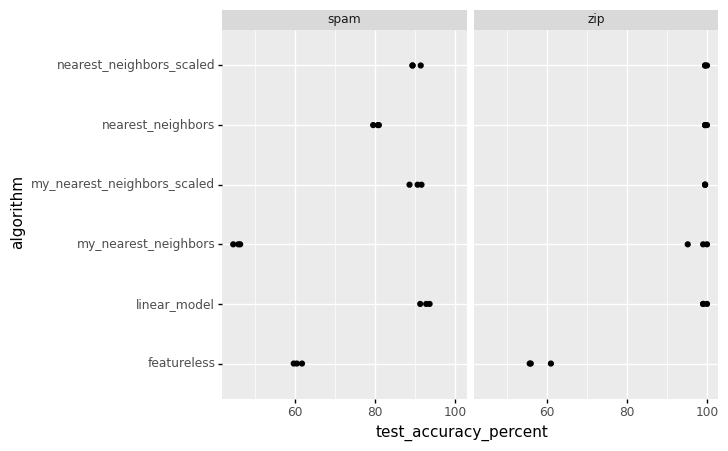

Recreate this plot in Python.
#
# CS 570 Spring 2022
# Homework 3 - Jadon Fowler
#
import pandas as pd
from sklearn.linear_model import LogisticRegression
from sklearn.model_selection import KFold
from sklearn.model_selection import GridSearchCV
from sklearn.neighbors import KNeighborsClassifier
import numpy as np
import plotnine as p9
import urllib.request
import os.path

# download the test data
from sklearn.pipeline import make_pipeline
from sklearn.preprocessing import StandardScaler

zip_file_name = "data/zip.test.gz"
if not os.path.exists(zip_file_name):
    url = "https://github.com/tdhock/cs570-spring-2022/raw/master/data/zip.test.gz"
    urllib.request.urlretrieve(url, zip_file_name)

# download the spam data
spam_file_name = "data/spam.data"
if not os.path.exists(spam_file_name):
    url = "https://github.com/tdhock/cs570-spring-2022/raw/master/data/spam.data"
    urllib.request.urlretrieve(url, spam_file_name)

zip_df = pd.read_csv(
    zip_file_name,
    header=None,
    sep=" "
)

spam_df = pd.read_csv(
    spam_file_name,
    header=None,
    sep=" "
)

zip_df = zip_df.loc[zip_df[0].isin([0, 1]), :]
spam_df = spam_df.loc[spam_df.iloc[:, -1].isin([0, 1]), :]

data_dict = {
    "zip": (zip_df.loc[:, 1:].to_numpy(), zip_df[0]),
    "spam": (spam_df.iloc[:, :-1].to_numpy(), spam_df.iloc[:, -1]),
}

print(data_dict)


class MyKNN:
    def __init__(self, n_neighbors=5):
        self.train_features = None
        self.train_labels = None
        self.n_neighbors = n_neighbors

    def fit(self, X, y):
        self.train_features = X
        self.train_labels = y

    def predict(self, X):
        n_test = len(X)
        test_predictions = np.empty(n_test)
        for test_i in range(n_test):
            test_i_features = X[test_i, :]
            diff_mat = self.train_features - test_i_features
            squared_diff_mat = diff_mat ** 2
            distance_vec = squared_diff_mat.sum(axis=1)  # sum over rows
            sorted_indices = distance_vec.argsort()
            nearest_indices = sorted_indices[:self.n_neighbors]
            nearest_labels = self.train_labels.iloc[nearest_indices]

            # predicted probability and class
            pred_class = pd.Series(nearest_labels).value_counts().idxmax()
            test_predictions[test_i] = pred_class
        return test_predictions


# start the main part of HW 3
class MyCV:
    def __init__(self, estimator=MyKNN(), param_grid={'n_neighbors': [x for x in range(1, 10)]}, cv=5):
        self.best_params_ = None
        self.cv = cv
        self.estimator = estimator
        self.param_grid = param_grid

    def fit(self, X, y):
        # giving these more descriptive names
        train_features = X
        train_labels = y
        train_split = KFold(n_splits=self.cv, shuffle=True, random_state=1).split(train_features)
        fit_results = {}
        # split the train features into subtrain & validation sets
        for train_fold_id, (subtrain_indices, validation_indices) in enumerate(train_split):
            # go over the params we want to maximize
            for param_key, param_value in self.param_grid.items():
                if param_key == "n_neighbors":
                    for n_neighbors in param_value:
                        self.estimator.n_neighbors = n_neighbors

                        # split features & labels into subtrain & validation
                        subtrain_features = train_features[subtrain_indices]
                        subtrain_labels = train_labels.iloc[subtrain_indices]
                        validation_features = train_features[validation_indices]
                        validation_labels = train_labels.iloc[validation_indices]
                        # get the accuracy of the estimator by fitting it to the subtrain
                        # set and predicting the validation set labels
                        self.estimator.fit(subtrain_features, subtrain_labels)
                        estimated_validated_labels = self.estimator.predict(validation_features)
                        accuracy = (estimated_validated_labels == validation_labels).mean() * 100
                        fit_results[str(train_fold_id) + param_key + str(n_neighbors)] = {
                            param_key: self.estimator.n_neighbors,
                            "accuracy": accuracy
                        }
        # get the best results by max on the accuracy of the results
        best_result = fit_results[max(fit_results, key=lambda k: fit_results.get(k)["accuracy"])]
        self.best_params_ = best_result["n_neighbors"]

    def predict(self, X):
        self.estimator.n_neighbors = self.best_params_
        return self.estimator.predict(X)


test_acc_df_list = []
for data_set, (input_data, output_labels) in data_dict.items():
    print(data_set, type(input_data), type(output_labels))
    # split the data set into K training sets
    k_fold_split = KFold(n_splits=3, shuffle=True, random_state=1).split(input_data)
    for fold_id, indices in enumerate(k_fold_split):
        mapped_data = {}
        for name, split_indices in zip(["train", "test"], indices):
            mapped_data[name] = {
                "X": input_data[split_indices],
                "y": output_labels.iloc[split_indices]
            }

        # setup grid search with training data
        nearest_neighbor = GridSearchCV(KNeighborsClassifier(), {
            'n_neighbors': [x for x in range(1, 21)]
        })
        nearest_neighbor.fit(**mapped_data["train"])
        # scaled version
        nearest_neighbor_scaled = make_pipeline(StandardScaler(), GridSearchCV(KNeighborsClassifier(), {
            'n_neighbors': [x for x in range(1, 21)]
        }))
        nearest_neighbor_scaled.fit(**mapped_data["train"])

        # print results
        print("best params for train: ", nearest_neighbor.best_params_)
        results = pd.DataFrame(nearest_neighbor.cv_results_)

        # setup logistic regression with training data
        pipe = make_pipeline(StandardScaler(), LogisticRegression(max_iter=100))
        pipe.fit(**mapped_data["train"])

        # create featureless vec
        # either all 0 or all 1 (whichever was more frequent in the train set labels)
        train_set_labels = pd.DataFrame(mapped_data["train"]["y"])
        print("train_set_labels:", train_set_labels, "\ntrain_set_labels.mode: ", train_set_labels.mode())
        mode = train_set_labels.mode().iloc[:, 0].values[0]

        # HW 3 defined classes
        my_knn = MyCV()
        my_knn.fit(**mapped_data["train"])

        my_knn_scaled = make_pipeline(StandardScaler(), MyCV())
        my_knn_scaled.fit(**mapped_data["train"])

        test_data = mapped_data["test"]["X"]
        pred_dict = {
            "nearest_neighbors": nearest_neighbor.predict(test_data),
            "nearest_neighbors_scaled": nearest_neighbor_scaled.predict(test_data),
            "my_nearest_neighbors": my_knn.predict(test_data),
            "my_nearest_neighbors_scaled": my_knn_scaled.predict(test_data),
            "linear_model": pipe.predict(test_data),
            "featureless": np.repeat(mode, test_data.shape[0])
        }
        for algorithm, pred_vec in pred_dict.items():
            test_acc_dict = {
                "test_accuracy_percent": (pred_vec == mapped_data["test"]["y"]).mean() * 100,
                "data_set": data_set,
                "fold_id": fold_id,
                "algorithm": algorithm
            }
            test_acc_df_list.append(pd.DataFrame(test_acc_dict, index=[0]))

test_acc_df = pd.concat(test_acc_df_list)
print(test_acc_df)

# make a gg plot
gg = p9.ggplot() + \
     p9.geom_point(
         p9.aes(
             x="test_accuracy_percent",
             y="algorithm",
         ),
         data=test_acc_df) + \
     p9.facet_grid(". ~ data_set")
gg.save("homework3.png")
